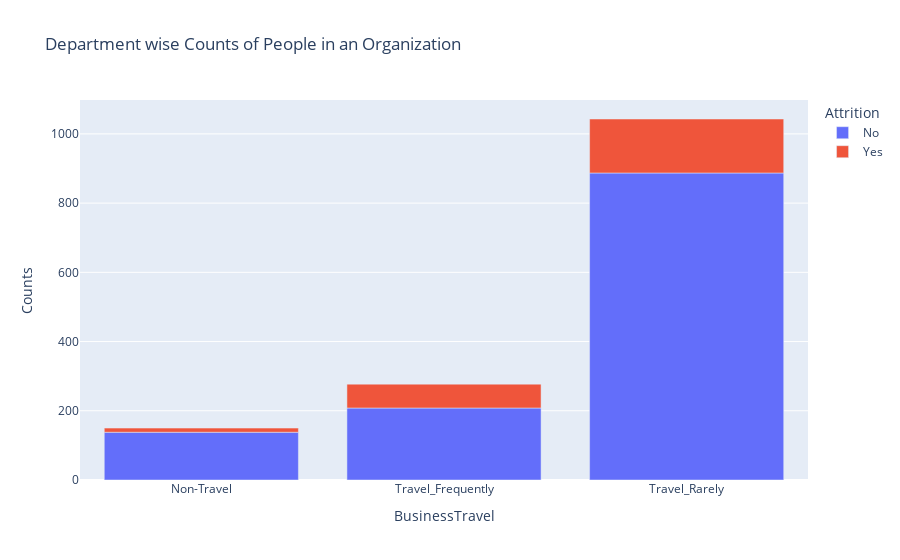

Write notebook code for a chart like this one.
### Markdown cell above
Не очень корректная визуализация

### Code cell
dept_att=df.groupby(['BusinessTravel','Attrition']).apply(lambda x:x['DailyRate'].count()).reset_index(name='Counts')
fig=px.bar(dept_att,x='BusinessTravel',y='Counts',color='Attrition',title='Department wise Counts of People in an Organization')
fig.show()

### Figure 1 — Plotly figure (JSON) as saved in the notebook; plotly's stock layout.template omitted (floating-point values rounded to 4 significant figures)
{"data": [{"alignmentgroup": "True", "hovertemplate": "Attrition=No<br>BusinessTravel=%{x}<br>Counts=%{y}<extra></extra>", "legendgroup": "No", "marker": {"color": "#636efa"}, "name": "No", "offsetgroup": "No", "orientation": "v", "showlegend": true, "textposition": "auto", "type": "bar", "x": ["Non-Travel", "Travel_Frequently", "Travel_Rarely"], "xaxis": "x", "y": [138, 208, 887], "yaxis": "y"}, {"alignmentgroup": "True", "hovertemplate": "Attrition=Yes<br>BusinessTravel=%{x}<br>Counts=%{y}<extra></extra>", "legendgroup": "Yes", "marker": {"color": "#EF553B"}, "name": "Yes", "offsetgroup": "Yes", "orientation": "v", "showlegend": true, "textposition": "auto", "type": "bar", "x": ["Non-Travel", "Travel_Frequently", "Travel_Rarely"], "xaxis": "x", "y": [12, 69, 156], "yaxis": "y"}], "layout": {"barmode": "relative", "legend": {"title": {"text": "Attrition"}, "tracegroupgap": 0}, "title": {"text": "Department wise Counts of People in an Organization"}, "xaxis": {"anchor": "y", "domain": [0, 1], "title": {"text": "BusinessTravel"}}, "yaxis": {"anchor": "x", "domain": [0, 1], "title": {"text": "Counts"}}}}
